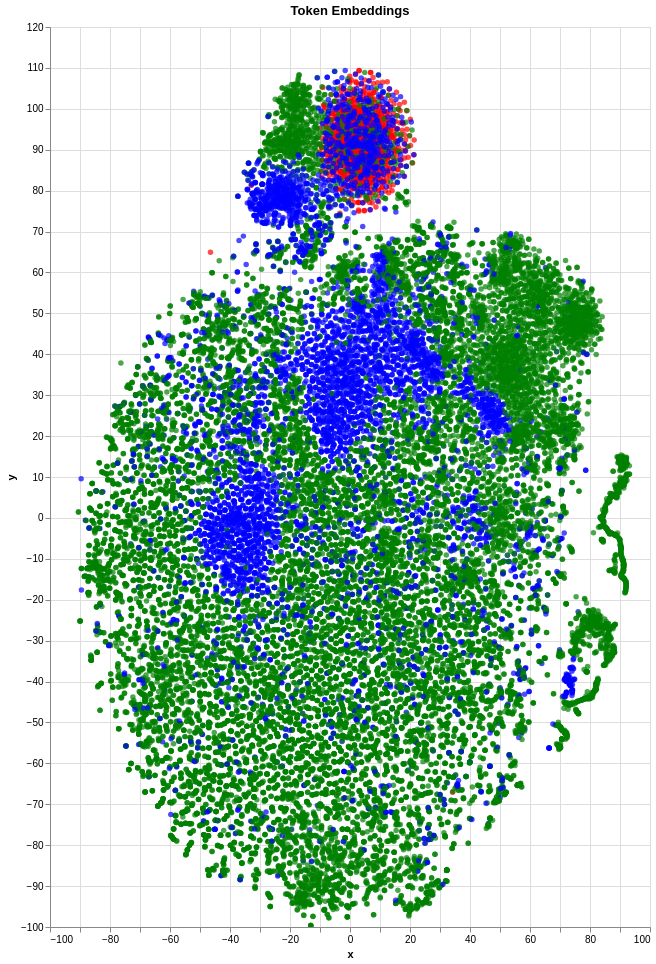

Write notebook code for a chart like this one.
### Code cell
import altair as alt
import pandas as pd

# Enable VegaFusion data transformer to handle larger datasets
alt.data_transformers.enable("vegafusion")

# Create a dataframe from data
df = pd.DataFrame({
    'x': tsne_embeddings_2d[:, 0],
    'y': tsne_embeddings_2d[:, 1],
    'token': sorted_tokens,
    'color': token_colors
})

# Create the Altair chart
chart = alt.Chart(df).mark_circle(size = 30).encode(
    x = 'x:Q',
    y='y:Q',
    color = alt.Color('color:N', scale = None),
    tooltip = ['token:N']
).properties(
    width = 600,
    height = 900,
    title = "Token Embeddings"
).interactive()

# Display the chart
chart

### Figure 1 — Vega specification as saved in the notebook (floating-point values rounded to 4 significant figures; data arrays with more than 128 entries replaced by an {"elided": "..."} marker saying what was removed)
{"$schema": "https://vega.github.io/schema/vega/v6.json", "data": [{"name": "param_1e9efca18e7a2868_store"}, {"name": "source_0", "values": {"elided": "30522 records"}}, {"name": "source_0_x_domain_x", "values": [{"min": -90.52, "max": 93.18}]}, {"name": "source_0_y_domain_y", "values": [{"min": -99.63, "max": 109.4}]}], "signals": [{"name": "unit", "value": {}, "on": [{"events": "pointermove", "update": "isTuple(group()) ? group() : unit"}]}, {"name": "param_1e9efca18e7a2868", "update": "vlSelectionResolve(\"param_1e9efca18e7a2868_store\", \"union\")"}, {"name": "param_1e9efca18e7a2868_x", "on": [{"events": [{"source": "view", "type": "dblclick"}], "update": "null"}, {"events": {"signal": "param_1e9efca18e7a2868_translate_delta"}, "update": "panLinear(param_1e9efca18e7a2868_translate_anchor.extent_x, -param_1e9efca18e7a2868_translate_delta.x / width)"}, {"events": {"signal": "param_1e9efca18e7a2868_zoom_delta"}, "update": "zoomLinear(domain(\"x\"), param_1e9efca18e7a2868_zoom_anchor.x, param_1e9efca18e7a2868_zoom_delta)"}]}, {"name": "param_1e9efca18e7a2868_y", "on": [{"events": [{"source": "view", "type": "dblclick"}], "update": "null"}, {"events": {"signal": "param_1e9efca18e7a2868_translate_delta"}, "update": "panLinear(param_1e9efca18e7a2868_translate_anchor.extent_y, param_1e9efca18e7a2868_translate_delta.y / height)"}, {"events": {"signal": "param_1e9efca18e7a2868_zoom_delta"}, "update": "zoomLinear(domain(\"y\"), param_1e9efca18e7a2868_zoom_anchor.y, param_1e9efca18e7a2868_zoom_delta)"}]}, {"name": "param_1e9efca18e7a2868_tuple", "on": [{"events": [{"signal": "param_1e9efca18e7a2868_x || param_1e9efca18e7a2868_y"}], "update": "param_1e9efca18e7a2868_x && param_1e9efca18e7a2868_y ? {unit: \"\", fields: param_1e9efca18e7a2868_tuple_fields, values: [param_1e9efca18e7a2868_x,param_1e9efca18e7a2868_y]} : null"}]}, {"name": "param_1e9efca18e7a2868_tuple_fields", "value": [{"field": "x", "channel": "x", "type": "R"}, {"field": "y", "channel": "y", "type": "R"}]}, {"name": "param_1e9efca18e7a2868_translate_anchor", "value": {}, "on": [{"events": [{"source": "scope", "type": "pointerdown"}], "update": "{x: x(unit), y: y(unit), extent_x: domain(\"x\"), extent_y: domain(\"y\")}"}]}, {"name": "param_1e9efca18e7a2868_translate_delta", "value": {}, "on": [{"events": [{"source": "window", "between": [{"source": "scope", "type": "pointerdown"}, {"source": "window", "type": "pointerup"}], "consume": true, "type": "pointermove"}], "update": "{x: param_1e9efca18e7a2868_translate_anchor.x - x(unit), y: param_1e9efca18e7a2868_translate_anchor.y - y(unit)}"}]}, {"name": "param_1e9efca18e7a2868_zoom_anchor", "on": [{"events": [{"source": "scope", "consume": true, "type": "wheel"}], "update": "{x: invert(\"x\", x(unit)), y: invert(\"y\", y(unit))}"}]}, {"name": "param_1e9efca18e7a2868_zoom_delta", "on": [{"events": [{"source": "scope", "consume": true, "type": "wheel"}], "update": "pow(1.001, event.deltaY * pow(16, event.deltaMode))", "force": true}]}, {"name": "param_1e9efca18e7a2868_modify", "on": [{"events": {"signal": "param_1e9efca18e7a2868_tuple"}, "update": "modify(\"param_1e9efca18e7a2868_store\", param_1e9efca18e7a2868_tuple, true)"}]}], "marks": [{"type": "symbol", "name": "marks", "from": {"data": "source_0"}, "encode": {"update": {"x": {"field": "x", "scale": "x"}, "size": {"value": 30}, "y": {"field": "y", "scale": "y"}, "tooltip": {"signal": "{\"token\": isValid(datum[\"token\"]) ? isArray(datum[\"token\"]) ? join(datum[\"token\"], '\\n') : datum[\"token\"] : \"\"+datum[\"token\"]}"}, "fill": {"field": "color"}, "opacity": {"value": 0.7}, "shape": {"value": "circle"}}}, "clip": true, "style": ["circle"], "interactive": true}], "scales": [{"name": "x", "type": "linear", "domain": [{"signal": "(data(\"source_0_x_domain_x\")[0] || {}).min"}, {"signal": "(data(\"source_0_x_domain_x\")[0] || {}).max"}], "range": [0, {"signal": "width"}], "nice": true, "zero": true, "domainRaw": {"signal": "param_1e9efca18e7a2868[\"x\"]"}}, {"name": "y", "type": "linear", "domain": [{"signal": "(data(\"source_0_y_domain_y\")[0] || {}).min"}, {"signal": "(data(\"source_0_y_domain_y\")[0] || {}).max"}], "range": [{"signal": "height"}, 0], "zero": true, "domainRaw": {"signal": "param_1e9efca18e7a2868[\"y\"]"}, "nice": true}], "axes": [{"scale": "x", "tickCount": {"signal": "ceil(width/40)"}, "grid": true, "gridScale": "y", "labels": false, "orient": "bottom", "minExtent": 0, "aria": false, "domain": false, "zindex": 0, "ticks": false, "maxExtent": 0}, {"scale": "y", "gridScale": "x", "orient": "left", "tickCount": {"signal": "ceil(height/40)"}, "domain": false, "labels": false, "zindex": 0, "minExtent": 0, "grid": true, "aria": false, "ticks": false, "maxExtent": 0}, {"scale": "x", "orient": "bottom", "labelOverlap": true, "title": "x", "labelFlush": true, "tickCount": {"signal": "ceil(width/40)"}, "zindex": 0, "grid": false}, {"scale": "y", "labelOverlap": true, "orient": "left", "tickCount": {"signal": "ceil(height/40)"}, "zindex": 0, "title": "y", "grid": false}], "title": {"text": "Token Embeddings", "frame": "group"}, "height": 900, "style": "cell", "width": 600, "background": "white", "padding": 5}
